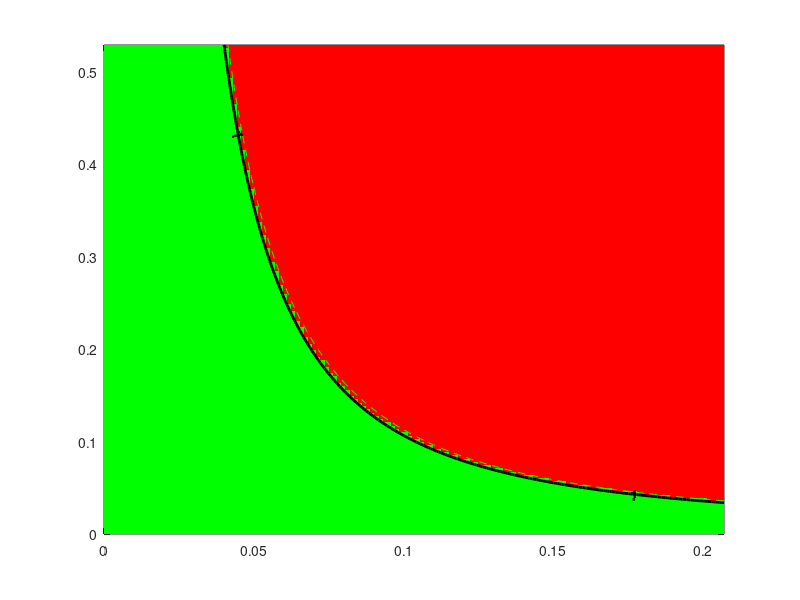

MATLAB code to generate this figure: (Note: this script raises an error after producing the figure.)
clc; clear; close all;

%% Fixed parameters
Lambda_h = 908800;
Lambda_v = 7008000000;
mu_h = 0.0142;
mu_v = 0.5;
mu1 = 0.001;
mu2 = 0.073;
b = 0.6;
c = 0.3;
d = 0.45;
e = 0.8;
sigma = 0.34074;
phi = 0.81425;
% rho = 0.52869;






%% Maharashtra baseline parameter (median)
kappa_med  = 0.12416;
epsilon_med = 0.92278;
alpha_med   = 0.27295; 
eta_med     = 0.85791;
tau_med     = 0.44533;
delta_med   = 0.05442;
gamma_med   = 0.0762;

%% 95% CI bounds (from Table 2)
kappa_CI   = [0.109 0.139];
epsilon_CI = [0.862 0.984];
alpha_CI   = [0.246 0.300];
eta_CI     = [0.821 0.895];
tau_CI     = [0.409 0.481];
delta_CI   = [0.048 0.061];
gamma_CI   = [0.063 0.089];

%% Parameter grids
rho = linspace(0,0.52869,150);   % recovery rate (rows)
beta  = linspace(0,0.207,150);   % transmission rate (cols)
[Beta,Rho] = meshgrid(beta,rho);

%% Monte-Carlo simulation settings
Nsample = 200;      % for quick test; set to 500 or higher when satisfied
R0_all  = NaN([size(Beta), Nsample]);

rng(0); % for reproducibility

%% Monte Carlo loop
for n = 1:Nsample
    % sample parameters uniformly within 95% CI
    kappa   = kappa_CI(1)   + rand*(kappa_CI(2)-kappa_CI(1));
    epsilon = epsilon_CI(1) + rand*(epsilon_CI(2)-epsilon_CI(1));
    alpha   = alpha_CI(1)   + rand*(alpha_CI(2)-alpha_CI(1));
    eta     = eta_CI(1)     + rand*(eta_CI(2)-eta_CI(1));
    tau     = tau_CI(1)     + rand*(tau_CI(2)-tau_CI(1));
    delta   = delta_CI(1)   + rand*(delta_CI(2)-delta_CI(1));
    gamma   = gamma_CI(1)   + rand*(gamma_CI(2)-gamma_CI(1));

    
    % compute R for this random parameter set
    % break the expression into parts for clarity & numerical safety
    A1 = (Rho.*(b.*Beta - c.*Beta.*(eta-1))) ./ (mu_v.*(mu_v+rho));
    part1 = (Lambda_v.*d.*Beta.*epsilon.*kappa.*mu_h) ./ (Lambda_h.*mu_v.*(epsilon+mu_h).*(gamma+mu_h+mu1));
    part2 = (Lambda_v.*e.*Beta.*epsilon.*mu_h.*(kappa-1)) ./ (Lambda_h.*mu_v.*(epsilon+mu_h).*(alpha+mu_h+mu2));
    R = A1 .* (part1 - part2);
    
    % Replace Inf with NaN (guard against divide by zero)
    R(~isfinite(R)) = NaN;
    
    % Clamp negative R to 0 before sqrt (R should be nonnegative for R0)
    R_clamped = R;
    R_clamped(R_clamped < 0) = 0;
    
    % If R_clamped is NaN everywhere for this n, skip storing to avoid polluting stats
    if all(isnan(R_clamped(:)))
        warning('Sample %d produced all NaNs - skipping', n);
        continue;
    end
    
    R0_all(:,:,n) = sqrt(R_clamped);
    
    % optional progress indicator every 50 samples
    if mod(n,50) == 0
        fprintf('Completed sample %d / %d\n', n, Nsample);
    end
end

%% Remove fully-NaN slices (if some samples were skipped)
valid_slices = squeeze(~all(all(isnan(R0_all),1),2));
R0_all = R0_all(:,:,valid_slices);

if isempty(R0_all)
    error('No valid Monte Carlo samples remained. Check your parameter ranges and expressions.');
end

%% Compute statistics across all samples
% Use median ignoring NaNs. For older MATLAB versions use nanmedian
try
    R0_med = median(R0_all,3,'omitnan');
    R0_p05 = prctile(R0_all,5,3);
    R0_p95 = prctile(R0_all,95,3);
catch
    % fallback for older MATLAB:
    R0_med = nanmedian(R0_all,3);
    R0_p05 = prctile(R0_all,5,3); % prctile handles NaN slices as well
    R0_p95 = prctile(R0_all,95,3);
end

%% Binary map (median)
regionMap = zeros(size(R0_med));
regionMap(R0_med<1)=1;
regionMap(R0_med>=1)=2;

%% Plot median contour with uncertainty shading
% figure('Color','w','Position',[100 100 800 600]);


figure;




% plot median safe/epidemic regions
hMap = pcolor(Beta,Rho,regionMap);
shading flat;
colormap([0 1 0; 1 0 0]); % light green/red
caxis([1 2]);
hold on;

% contour for median threshold
[c1,h1] = contour(Beta,Rho,R0_med,[1 1],'k','LineWidth',2);
clabel(c1,h1,'FontSize',11,'FontWeight','bold','Color','k','LabelSpacing',300);

% contour for uncertainty band (5th and 95th percentile thresholds)
[c2,h2] = contour(Beta,Rho,R0_p05,[1 1],'--','Color',[0.3 0.3 0.3],'LineWidth',2.5);
[c3,h3] = contour(Beta,Rho,R0_p95,[1 1],'--','Color',[0.3 0.3 0.3],'LineWidth',2.5);

xlabel('\bf \beta','FontSize',13);
ylabel('\bf \rho','FontSize',13);

title('\bf Maharashtra: Safe (Green) vs Epidemic (Red) Regions','FontSize',14,'FontWeight','bold');

% ---- Add invisible handles for legend ----
hSafe = patch(NaN, NaN, 'g', 'FaceAlpha',0.6, 'EdgeColor','none');
hEpi  = patch(NaN, NaN, 'r', 'FaceAlpha',0.6, 'EdgeColor','none');
hMed  = plot(NaN, NaN, 'k-', 'LineWidth', 2);
hCI   = plot(NaN, NaN, '--', 'Color',[0.3 0.3 0.3], 'LineWidth', 2);

legend([hSafe hEpi hMed hCI], ...
       {'Safe region (R_0 < 1)', ...
        'Epidemic region (R_0 > 1)', ...
        'Threshold (R_0 = 1)', ...
        '95% CI'}, ...
       'Location','northeast', ...
       'FontSize',12, ...
       'FontWeight','bold', ...
       'Box','on');

set(gca,'fontsize',14,'fontweight','bold','linewidth',1)

% set(gca,'FontSize',12,'FontWeight','bold','LineWidth',1.2);
grid on; box on;

hold off;

